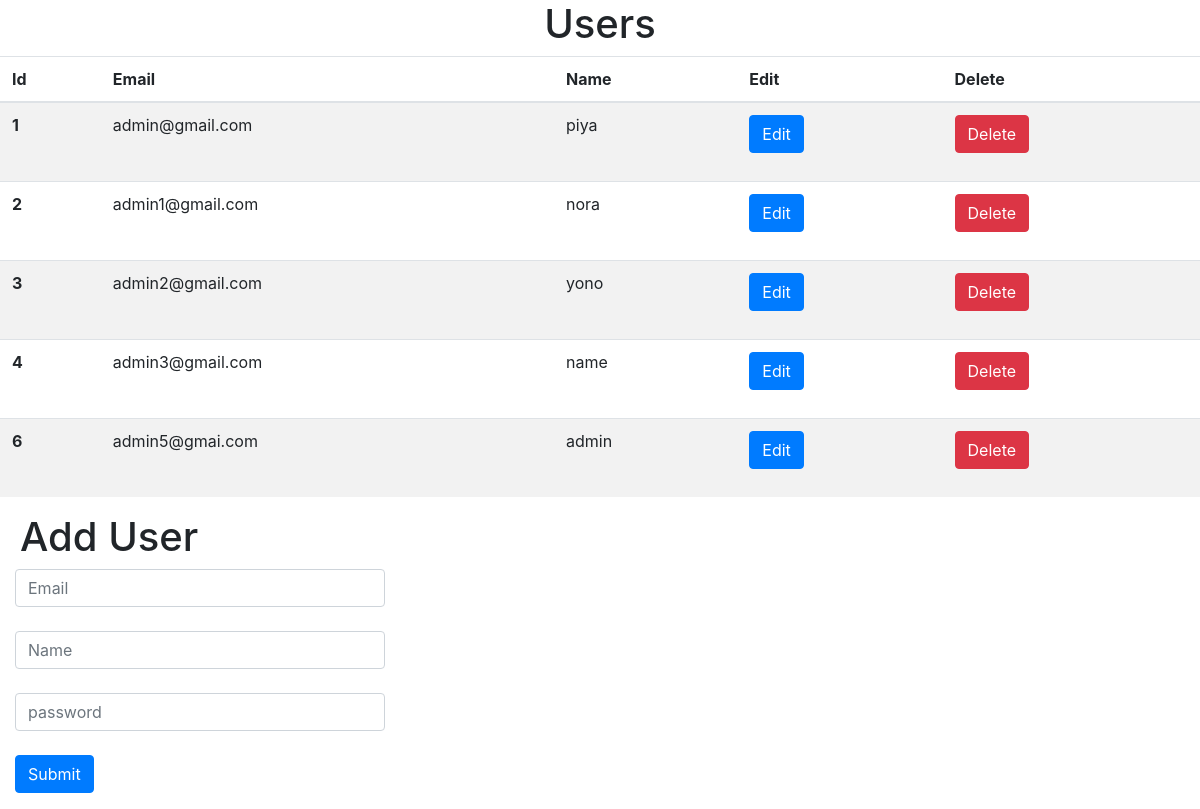
Before: / with the older database file.
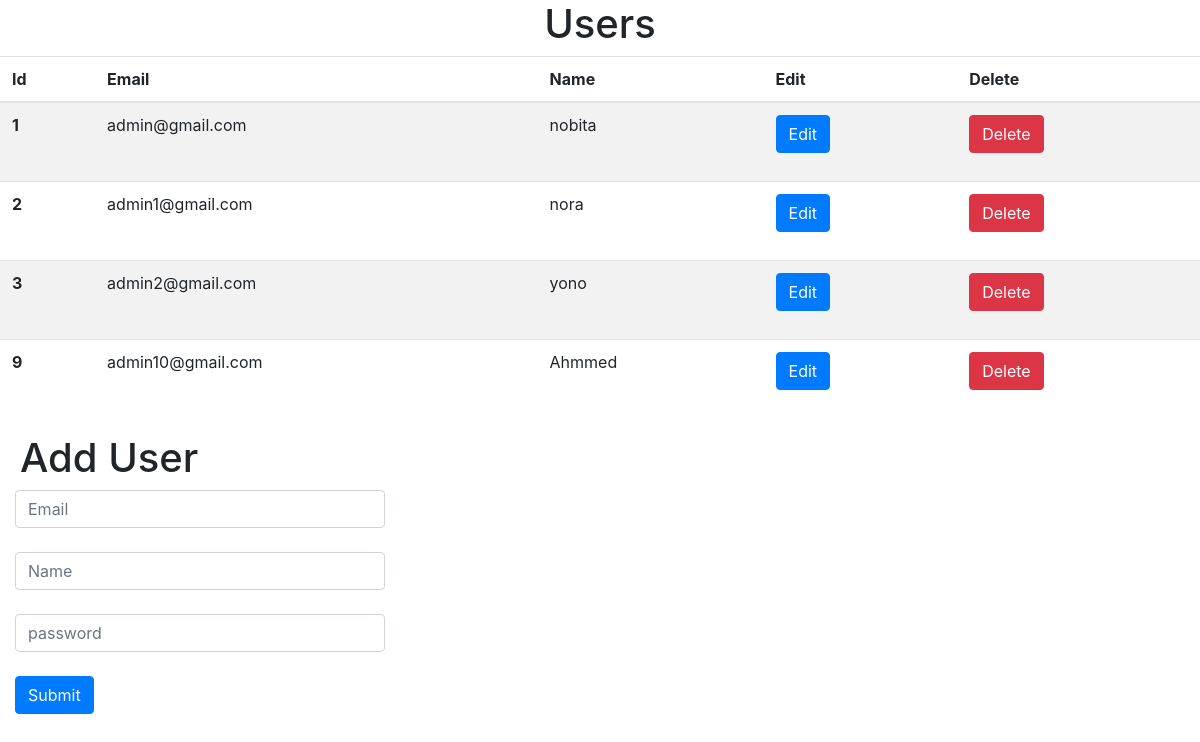
After: the same page with the newer database file.
### accounts/models.py (models this page shows, shortened)
class CustomUser(AbstractBaseUser, PermissionsMixin):
    email = models.EmailField(_('email address'), unique=True)
    is_staff = models.BooleanField(default=False)
    is_active = models.BooleanField(default=True)
    date_joined = models.DateTimeField(default=timezone.now)
    name = models.CharField(max_length=255,blank=False)
    USERNAME_FIELD = 'email'
    REQUIRED_FIELDS = []
    objects = CustomUserManager()

### accounts/views.py (the view)
# urls.py: path('',users_list, name='users'),
def users_list(request):
    if request.method=="POST":
        CustomUser.objects.create(email=request.POST['email'],password=request.POST['password'], name=request.POST['name'])
        return redirect('users')
    else:
        users = CustomUser.objects.all()
    return render(request, 'users.html', {'users':users})

### accounts/templates/users.html (shortened to what this page needs)
<html>
<body>
<head>
    <link rel="stylesheet" href="https://stackpath.bootstrapcdn.com/bootstrap/4.1.3/css/bootstrap.min.css">
  </head>
<h1 style="text-align:center">Users</h1>
<table class="table table-striped">
  <thead>
    <tr>
      <th scope="col">Id</th>
      <th scope="col">Email</th>
      <th scope="col">Name</th>
      <th scope="col">Edit</th>
      <th scope="col">Delete</th>
    </tr>
  </thead>
  <tbody>
  {% for user in users %}
    <tr>
      <th scope="row">{{user.id}}</th>
      <td>{{user.email}}</td>
      <td>{{user.name}}</td>
      <td><form action="{% url 'users_edit' user.id %}" method="get">
        <button type="submit" class="btn btn-primary" >Edit</button>
    </form></td>
      <td><form action="{% url 'users_delete' user.id %}" method="post">
        <button type="submit" class="btn btn-danger">Delete</button>
    </form></td>
    </tr>
  {% endfor %}
  </tbody>
</table>
<h1 style="padding-left:20px">Add User</h1>
<form method="POST" action = {% url 'users' %}>
   <div class="">
    <div class="col-sm-4">
      <input type="text" class="form-control" name="email" placeholder="Email">
    </div>
    <br>
    <div class="col-sm-4">
      <input type="text" class="form-control" name="name" placeholder="Name">
    </div>
    <br>
      <div class="col-sm-4">
        <input type="password" class="form-control" name="password" placeholder="password">
      </div>
    <br>
  </div>
  <div class="col-sm-4">
    <button type="submit" class="btn btn-primary">Submit</button>
    </div>
</body>
</html>

Changed rows visible on the page:
removed CustomUser: id "4", email "admin3@gmail.com", name "name"
removed CustomUser: id "6", email "admin5@gmai.com", name "admin"
changed CustomUser "admin@gmail.com": name "piya" → "nobita"
added CustomUser: id "9", email "admin10@gmail.com", name "Ahmmed"
